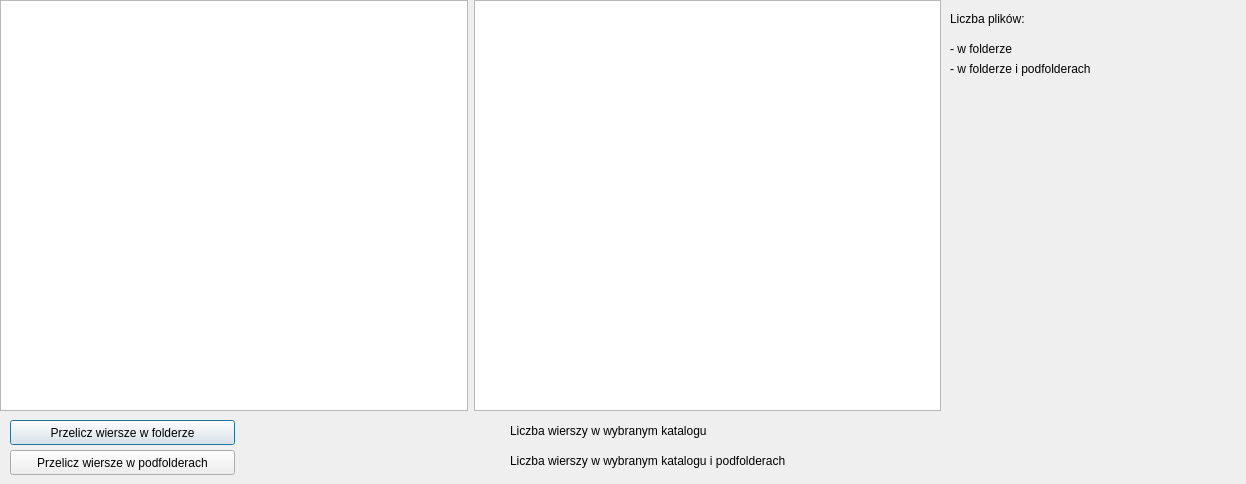
<?xml version="1.0" encoding="UTF-8"?>
<ui version="4.0">
 <class>Dialog</class>
 <widget class="QDialog" name="Dialog">
  <property name="geometry">
   <rect>
    <x>0</x>
    <y>0</y>
    <width>1246</width>
    <height>484</height>
   </rect>
  </property>
  <property name="windowTitle">
   <string>Dialog</string>
  </property>
  <widget class="QWidget" name="gridLayoutWidget">
   <property name="geometry">
    <rect>
     <x>0</x>
     <y>0</y>
     <width>941</width>
     <height>411</height>
    </rect>
   </property>
   <layout class="QGridLayout" name="gridLayout">
    <item row="0" column="1">
     <widget class="QTableWidget" name="tableWidget"/>
    </item>
    <item row="3" column="0" colspan="2">
     <layout class="QHBoxLayout" name="horizontalLayout"/>
    </item>
    <item row="0" column="0">
     <widget class="QTreeView" name="treeView"/>
    </item>
   </layout>
  </widget>
  <widget class="QPushButton" name="CountFolderpushButton">
   <property name="geometry">
    <rect>
     <x>10</x>
     <y>420</y>
     <width>225</width>
     <height>25</height>
    </rect>
   </property>
   <property name="text">
    <string>Przelicz wiersze w folderze</string>
   </property>
  </widget>
  <widget class="QPushButton" name="CountSubFolderspushButton">
   <property name="geometry">
    <rect>
     <x>10</x>
     <y>450</y>
     <width>225</width>
     <height>25</height>
    </rect>
   </property>
   <property name="text">
    <string>Przelicz wiersze w podfolderach</string>
   </property>
  </widget>
  <widget class="QLabel" name="label_3">
   <property name="geometry">
    <rect>
     <x>510</x>
     <y>420</y>
     <width>300</width>
     <height>21</height>
    </rect>
   </property>
   <property name="maximumSize">
    <size>
     <width>300</width>
     <height>16777215</height>
    </size>
   </property>
   <property name="text">
    <string>Liczba wierszy w wybranym katalogu</string>
   </property>
  </widget>
  <widget class="QLabel" name="label_2">
   <property name="geometry">
    <rect>
     <x>510</x>
     <y>450</y>
     <width>351</width>
     <height>21</height>
    </rect>
   </property>
   <property name="maximumSize">
    <size>
     <width>450</width>
     <height>16777215</height>
    </size>
   </property>
   <property name="text">
    <string>Liczba wierszy w wybranym katalogu i podfolderach</string>
   </property>
  </widget>
  <widget class="QLabel" name="label">
   <property name="geometry">
    <rect>
     <x>870</x>
     <y>420</y>
     <width>150</width>
     <height>21</height>
    </rect>
   </property>
   <property name="maximumSize">
    <size>
     <width>150</width>
     <height>16777215</height>
    </size>
   </property>
   <property name="text">
    <string/>
   </property>
   <property name="scaledContents">
    <bool>false</bool>
   </property>
  </widget>
  <widget class="QLabel" name="label_4">
   <property name="geometry">
    <rect>
     <x>870</x>
     <y>450</y>
     <width>150</width>
     <height>21</height>
    </rect>
   </property>
   <property name="maximumSize">
    <size>
     <width>150</width>
     <height>16777215</height>
    </size>
   </property>
   <property name="text">
    <string/>
   </property>
   <property name="scaledContents">
    <bool>true</bool>
   </property>
  </widget>
  <widget class="QLabel" name="label_5">
   <property name="geometry">
    <rect>
     <x>950</x>
     <y>10</y>
     <width>101</width>
     <height>17</height>
    </rect>
   </property>
   <property name="text">
    <string>Liczba plików:</string>
   </property>
  </widget>
  <widget class="QLabel" name="label_6">
   <property name="geometry">
    <rect>
     <x>950</x>
     <y>40</y>
     <width>91</width>
     <height>17</height>
    </rect>
   </property>
   <property name="text">
    <string>- w folderze</string>
   </property>
  </widget>
  <widget class="QLabel" name="label_7">
   <property name="geometry">
    <rect>
     <x>950</x>
     <y>60</y>
     <width>201</width>
     <height>17</height>
    </rect>
   </property>
   <property name="text">
    <string>- w folderze i podfolderach</string>
   </property>
  </widget>
  <widget class="QLabel" name="label_8">
   <property name="geometry">
    <rect>
     <x>1140</x>
     <y>40</y>
     <width>67</width>
     <height>17</height>
    </rect>
   </property>
   <property name="text">
    <string/>
   </property>
  </widget>
  <widget class="QLabel" name="label_9">
   <property name="geometry">
    <rect>
     <x>1140</x>
     <y>60</y>
     <width>67</width>
     <height>17</height>
    </rect>
   </property>
   <property name="text">
    <string/>
   </property>
  </widget>
 </widget>
 <resources/>
 <connections/>
</ui>
